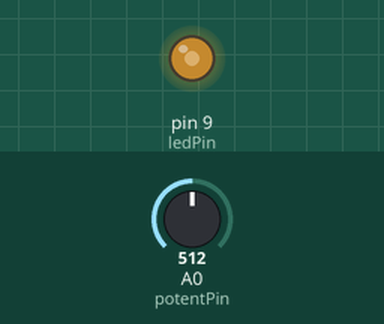
A sketch run on a simulated Arduino Uno, built with avr-gcc and run on an emulated ATmega328P. On the bench: output pins drawn as LEDs (lit = HIGH). The inputs (shaded band) are chosen by the test bench; at power-on: A0 (potentPin) = 512.

Above: at 1.2 s.
1.3 s: A0 (potentPin) set to 716
At 2.2 s:
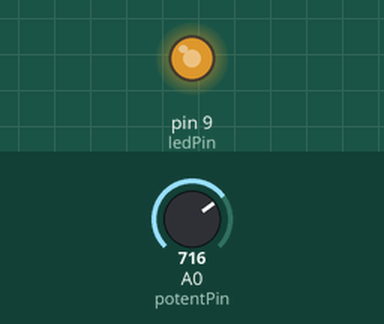
2.8 s: A0 (potentPin) set to 900
At 3.3 s:
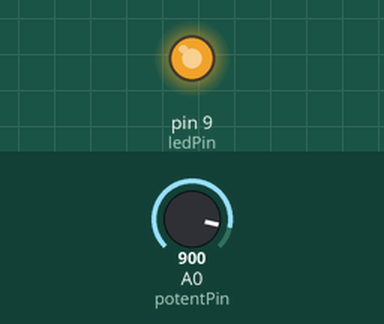
4.3 s: A0 (potentPin) set to 122
At 5.5 s:
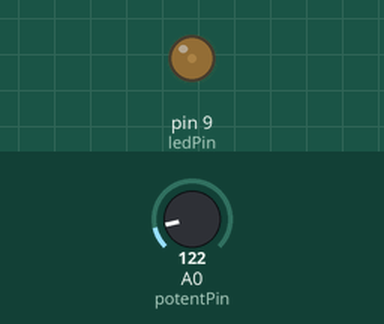
5.8 s: A0 (potentPin) set to 0
At 6.8 s:
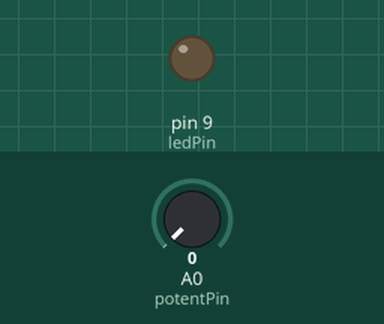
7.3 s: A0 (potentPin) set to 511
At 8.0 s:
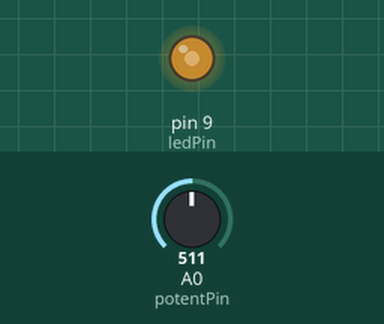
Timing chart, 0 to 9.8 s (numbered marks = the images above; inputs shaded):
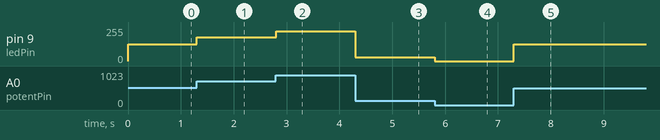

Measured:
- after the input at 1.3 s, pin 9 (ledPin): 127/255 → 178/255 at once
- after the input at 2.8 s, pin 9 (ledPin): 178/255 → 224/255 at once
- after the input at 4.3 s, pin 9 (ledPin): 224/255 → 30/255 at once
- after the input at 5.8 s, pin 9 (ledPin): 30/255 → 0/255 at once
- after the input at 7.3 s, pin 9 (ledPin): 0/255 → 127/255 at once

The sketch:

LEDcontrolPotentiometer.ino
```cpp
//LED brightness controlled by a poteniometer
int ledPin = 9;
int potentPin = 0;
int knobValue;
int readValue;

void setup()
{
  pinMode(ledPin, OUTPUT);
}

void loop()
{
  //get knobe vluae from anaolgRead potent pin
  readValue = analogRead(potentPin);
  //map the knove value with map(kv, 0, 1023, 0, 255)
  knobValue = map(readValue, 0, 1023, 0, 255);
  //analogWrite(ledPin, knobvalue)
  analogWrite(ledPin, knobValue);
}
```
